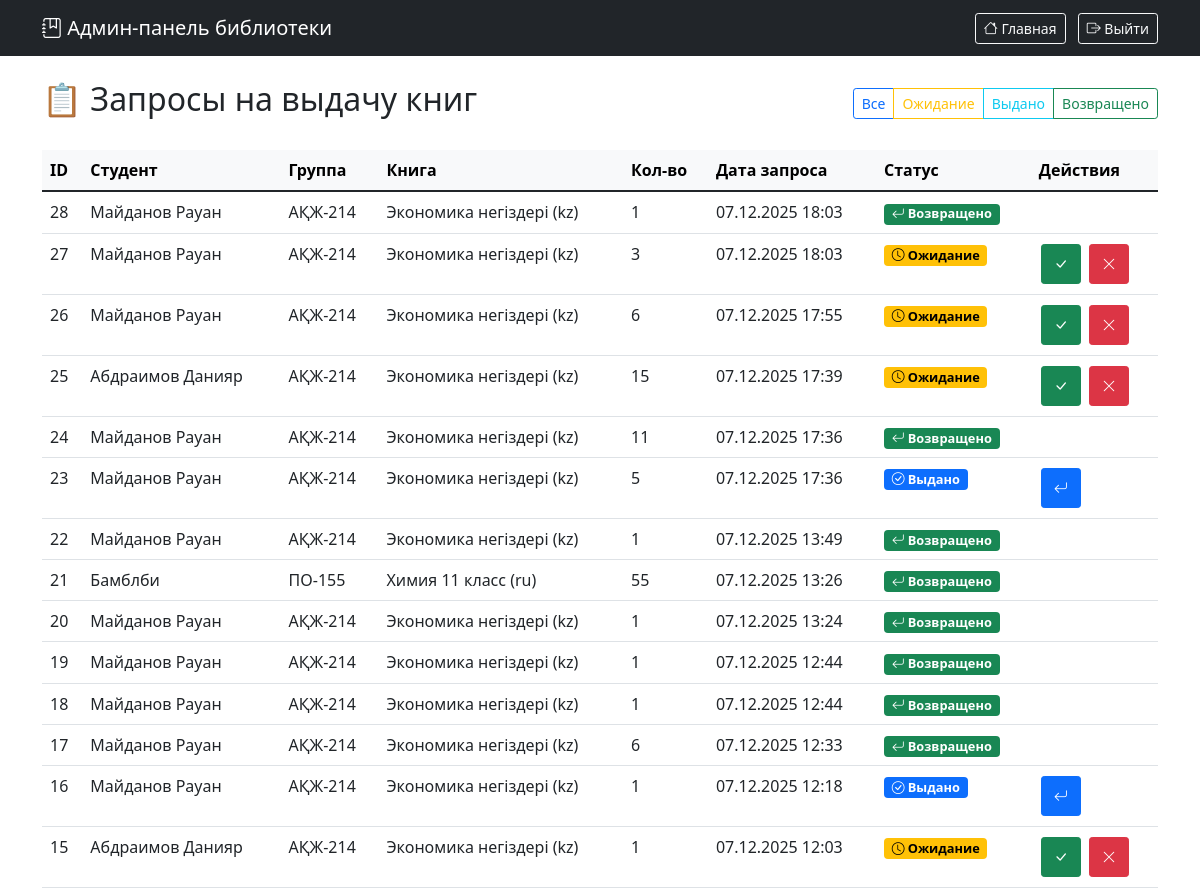
/admin (signed in, upper part), run on an earlier commit of the app's database.
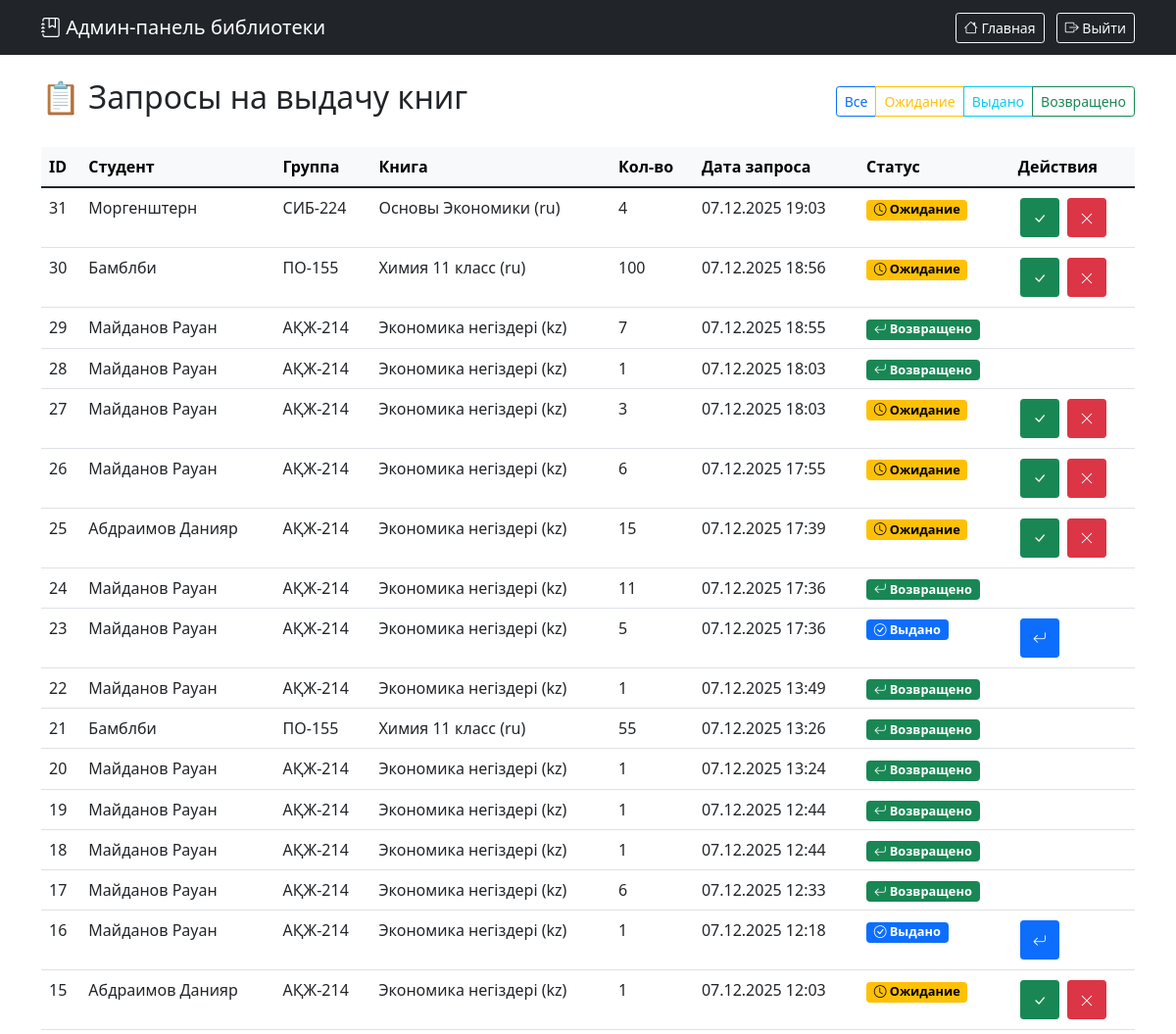
And on a later commit of the database.
### models.py (models this page shows, shortened)
class BookRequest(db.Model):
    __tablename__ = 'book_requests'
    id = db.Column(db.Integer, primary_key=True)
    student_id = db.Column(db.Integer, db.ForeignKey('students.id'), nullable=False)
    book_id = db.Column(db.Integer, db.ForeignKey('books.id'), nullable=False)
    request_date = db.Column(db.DateTime, nullable=False, default=db.func.now())  # Дата создания запроса
    issue_date = db.Column(db.DateTime)  # Дата выдачи (когда библиотекарь подтвердил)
    planned_return_date = db.Column(db.DateTime)  # Планируемая дата возврата (+90 минут)
    actual_return_date = db.Column(db.DateTime)  # Фактическая дата возврата
    quantity = db.Column(db.Integer, nullable=False, default=1)  # Количество взятых экземпляров
    status = db.Column(db.String(20), nullable=False, default='ожидание')  # статусы: ожидание, выдано, возвращено
    book = db.relationship('Book', backref='requests')

class Student(db.Model):
    __tablename__ = 'students'
    id = db.Column(db.Integer, primary_key=True)
    full_name = db.Column(db.String(100), nullable=False)  # ФИО
    group_id = db.Column(db.Integer, db.ForeignKey('groups.id'), nullable=False)
    book_requests = db.relationship('BookRequest', backref='student', lazy=True)

class Group(db.Model):
    __tablename__ = 'groups'
    id = db.Column(db.Integer, primary_key=True)
    name = db.Column(db.String(50), unique=True, nullable=False)  # Например: "АҚЖ-214"
    language = db.Column(db.String(10), nullable=False)  # "kz" или "ru"
    course = db.Column(db.Integer, nullable=False)  # 1 или 2
    students = db.relationship('Student', backref='group', lazy=True)

class Book(db.Model):
    __tablename__ = 'books'
    id = db.Column(db.Integer, primary_key=True)
    name = db.Column(db.String(200), nullable=False)  # Название книги
    author = db.Column(db.String(100), nullable=False)  # Автор книги
    year = db.Column(db.Integer, nullable=False)  # Год издания
    total_quantity = db.Column(db.Integer, nullable=False)  # Всего экземпляров
    available_quantity = db.Column(db.Integer, nullable=False)  # Доступно сейчас
    language = db.Column(db.String(10), nullable=False)  # Язык книги
    course = db.Column(db.Integer, nullable=False)  # Курс

### app.py (the view)
@app.route('/admin')
@admin_required
def admin_dashboard():
    requests = BookRequest.query.order_by(BookRequest.request_date.desc()).all()
    return render_template('admin.html', requests=requests)

### app.py (called while the page is built)
def admin_required(f):
    @wraps(f)
    def decorated_function(*args, **kwargs):
        if not session.get('admin_logged_in'):
            return redirect(url_for('admin_login'))
        return f(*args, **kwargs)
    return decorated_function

### templates/admin.html (shortened to what this page needs)
<!DOCTYPE html>
<html lang="ru">
<head>
    <link href="https://cdn.jsdelivr.net/npm/bootstrap@5.1.3/dist/css/bootstrap.min.css" rel="stylesheet">
    <link rel="stylesheet" href="https://cdn.jsdelivr.net/npm/bootstrap-icons@1.8.1/font/bootstrap-icons.css">
</head>
<body>
    <nav class="navbar navbar-dark bg-dark">
        <div class="container">
            <span class="navbar-brand">
                <i class="bi bi-journal-bookmark"></i> Админ-панель библиотеки
            </span>
            <div>
                <a href="{{ url_for('admin_dashboard') }}" class="btn btn-outline-light btn-sm me-2">
                    <i class="bi bi-house"></i> Главная
                </a>
                <a href="{{ url_for('admin_logout') }}" class="btn btn-outline-light btn-sm">
                    <i class="bi bi-box-arrow-right"></i> Выйти
                </a>
            </div>
        </div>
    </nav>
    <div class="container mt-4">
        <div class="d-flex justify-content-between align-items-center mb-4">
            <h2>📋 Запросы на выдачу книг</h2>
            <div class="btn-group">
                <button class="btn btn-outline-primary btn-sm" data-filter="all">Все</button>
                <button class="btn btn-outline-warning btn-sm" data-filter="waiting">Ожидание</button>
                <button class="btn btn-outline-info btn-sm" data-filter="issued">Выдано</button>
                <button class="btn btn-outline-success btn-sm" data-filter="returned">Возвращено</button>
            </div>
        </div>
        {% if requests %}
        <div class="table-responsive">
            <table class="table table-hover" id="requestsTable">
                <thead class="table-light">
                    <tr>
                        <th>ID</th>
                        <th>Студент</th>
                        <th>Группа</th>
                        <th>Книга</th>
                        <th>Кол-во</th>
                        <th>Дата запроса</th>
                        <th>Статус</th>
                        <th>Действия</th>
                    </tr>
                </thead>
                <tbody>
                    {% for req in requests %}
                    <tr data-status="{{ req.status }}">
                        <td>{{ req.id }}</td>
                        <td>{{ req.student.full_name if req.student else 'Неизвестно' }}</td>
                        <td>
                            {% if req.student and req.student.group %}
                                {{ req.student.group.name }}
                            {% else %}
                                -
                            {% endif %}
                        </td>
                        <td>
                            {% if req.book %}
                                {{ req.book.name }} ({{ req.book.language }})
                            {% else %}
                                Книга удалена
                            {% endif %}
                        </td>
                        <td>{{ req.quantity }}</td>
                        <td>{{ req.request_date.strftime('%d.%m.%Y %H:%M') if req.request_date else '-' }}</td>
                        <td>
                            {% if req.status == 'ожидание' %}
                                <span class="badge status-badge status-waiting">
                                    <i class="bi bi-clock"></i> Ожидание
                                </span>
                            {% elif req.status == 'выдано' %}
                                <span class="badge status-badge status-issued">
                                    <i class="bi bi-check-circle"></i> Выдано
                                </span>
                            {% elif req.status == 'возвращено' %}
                                <span class="badge status-badge status-returned">
                                    <i class="bi bi-arrow-return-left"></i> Возвращено
                                </span>
                            {% endif %}
                        </td>
                        <td>
                            {% if req.status == 'ожидание' %}
                                <button class="btn btn-success btn-sm action-btn"
                                    data-action="confirm"
                                    data-id="{{ req.id }}"
                                    title="Подтвердить выдачу">
                                    <i class="bi bi-check-lg"></i>
                                </button>
                                <button class="btn btn-danger btn-sm action-btn"
                                    data-action="reject"
                                    data-id="{{ req.id }}"
                                    title="Отклонить запрос">
                                    <i class="bi bi-x-lg"></i>
                                </button>
                            {% elif req.status == 'выдано' %}
                                <button class="btn btn-primary btn-sm action-btn"
                                    data-action="return"
                                    data-id="{{ req.id }}"
                                    title="Отметить возврат">
                                    <i class="bi bi-arrow-return-left"></i>
                                </button>
                            {% endif %}
                        </td>
                    </tr>
                    {% endfor %}
                </tbody>
            </table>
        </div>
        {% else %}
        <div class="alert alert-info">
            <i class="bi bi-info-circle"></i> Запросов на выдачу книг пока нет.
        </div>
        {% endif %}
    </div>
</body>
</html>

### templates/admin.html (style rules this page uses)
.status-badge { font-size: 0.8em; padding: 0.3em 0.6em; }
.status-waiting { background-color: #ffc107; color: #000; }
.status-issued { background-color: #0d6efd; color: #fff; }
.status-returned { background-color: #198754; color: #fff; }
.action-btn { width: 40px; height: 40px; display: inline-flex; align-items: center; justify-content: center; margin: 2px; }

What changed in the data, as far as the page shows it:
added BookRequest: id "31", student "Моргенштерн", student.group.name "СИБ-224", book.name "Основы Экономики", book.language "ru", quantity "4", request_date "07.12.2025 19:03", status "ожидание" (drawn)
added BookRequest: id "30", student "Бамблби", student.group.name "ПО-155", book.name "Химия 11 класс", book.language "ru", quantity "100", request_date "07.12.2025 18:56", status "ожидание" (drawn)
added BookRequest: id "29", student "Майданов Рауан", student.group.name "АҚЖ-214", book.name "Экономика негіздері", book.language "kz", quantity "7", request_date "07.12.2025 18:55", status "возвращено" (drawn)
